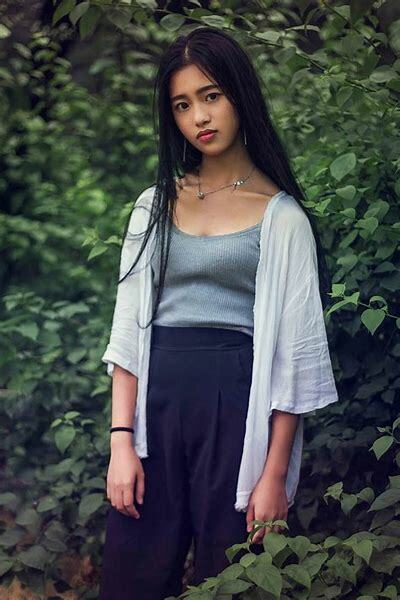
#> input picture code/py手搓神经网络/卷积/target.jpg, 400 x 600 px
$ python main.py
#> lines starting #> are read from the running program, lines starting #| are printed output that depends on the picture
#> further down, my_img is the input picture: PIL image 400x600 RGB; mean R, G, B 69.4, 74, 72.5
from PIL import Image
import numpy as np


def read_img(path):
#> called with path = 'target.jpg'
    img = Image.open(path, "r")
    img_array = np.array(img)
    img_array = np.pad(img_array, ((1, 1), (1, 1), (0, 0)), 'constant', constant_values=0)
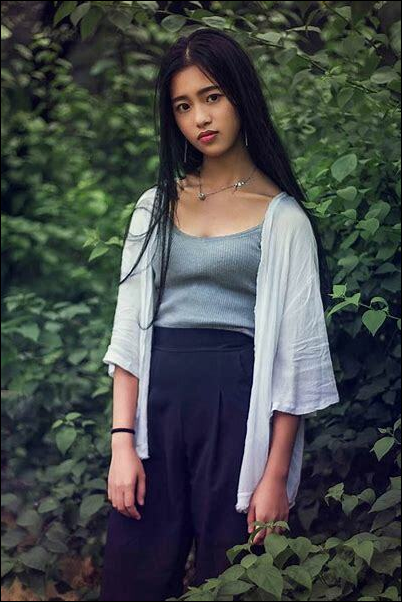
#> img_array: shape (602, 402, 3); mean R, G, B 68.9, 73.4, 71.9
    return img_array


def convolution(path, core, num):
    img_array = read_img(path)
    for _ in range(num):
        new_array = np.zeros((img_array.shape[0] - 2, img_array.shape[1] - 2, img_array.shape[2]))
        for i in range(1, img_array.shape[0] - 1):
            for j in range(1, img_array.shape[1] - 1):
                for k in range(img_array.shape[2]):
                    new_array[i - 1][j - 1][k] = np.sum(img_array[i - 1:i + 2, j - 1:j + 2, k] * core, dtype=np.int16)
        new_array = np.clip(new_array, 0, 255)
        img_array = np.pad(new_array, ((1, 1), (1, 1), (0, 0)), 'constant', constant_values=0)

        new_img = Image.fromarray(new_array.astype(np.uint8))
        new_img.show()
#> this loop made 4 passes
#> pass 2, in convolution, `new_img = Image.fromarray(new_array.astype(np.uint8))`:
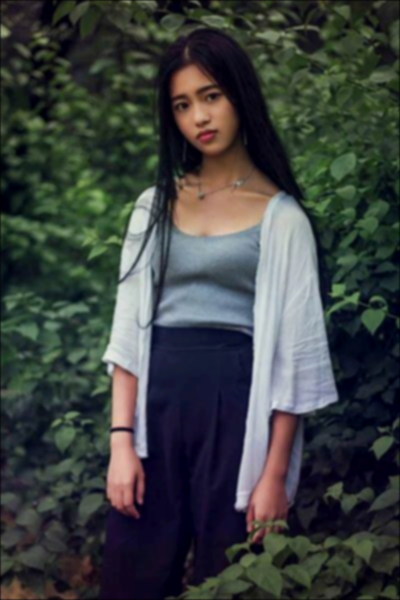
#> new_img: PIL image 400x600 RGB; mean R, G, B 60.3, 64.9, 63.3


if __name__ == "__main__":
    my_core = np.array(
        [[0.0947416, 0.118318, 0.0947416],
         [0.118318, 0.147761, 0.118318],
         [0.0947416, 0.118318, 0.0947416]]
    )
    # my_core = np.array(
    #     [[-1, -1, -1],
    #      [-1, 8, -1],
    #      [-1, -1, -1]]
    # )
    my_img = Image.open("target.jpg", "r")
    my_img.show()

    convolution("target.jpg", my_core, 4)
